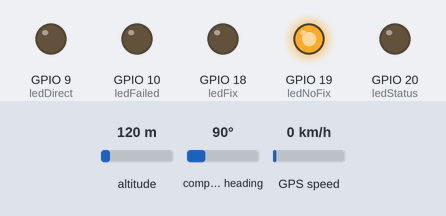
The sketch below on a simulated ESP32-S3. Shown: output pins drawn as LEDs (lit = HIGH). Inputs (shaded band) come from the test bench; at power-on: altitude 120 m, compass heading 90°, GPS speed 0 km/h. Storage starts empty; the GPS gets a fix after 3 s at 37.7749, -122.4194 with 8 satellites; what the sketch prints to the serial monitor is not drawn.

Above: at 2.0 s.
At 11.5 s:
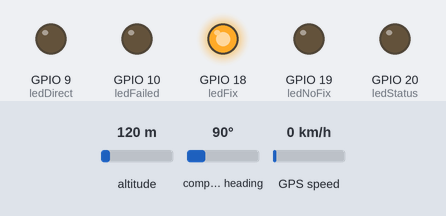
Timing chart, 0 to 24.0 s (numbered marks = the images above):
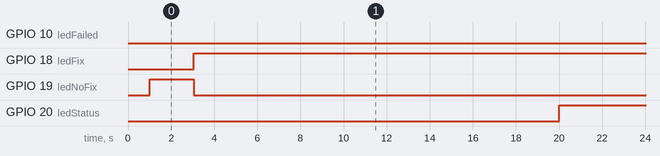

The sketch:

Mapper-SDCard.ino
```cpp
// LoRa Coverage Mapper — Sender (SD Card version)
// Arduino Nano ESP32 + Heltec V3 (Meshtastic) + GPS + SD Card
//
// Automatically sends "ping" every 20 seconds.
// Logs result + GPS coordinates to SD card as CSV.
// Only logs when GPS fix is valid.
//
// Wiring:
//   Pin 5  -> Heltec TX
//   Pin 7  -> Heltec RX
//   Pin 9  -> Green LED (Direct result)
//   Pin 10 -> Red LED (Failed result)
//   Pin 11 -> SD MOSI
//   Pin 12 -> SD MISO
//   Pin 13 -> SD SCK
//   Pin 4  -> SD CS
//   Pin 18 -> Green LED (GPS fix)
//   Pin 19 -> Red LED (no GPS fix)
//   Pin 20 -> Status LED (waiting for ACK)
//   Pin 21 -> GPS RX
//   Pin 22 -> GPS TX

#include <TinyGPSPlus.h>
#include <HardwareSerial.h>
#include <SdFat.h>
#include <SPI.h>

// GPS
TinyGPSPlus gps;
HardwareSerial GPSSerial(1);
const int RXPin = 21;
const int TXPin = 22;

// Heltec serial
HardwareSerial HeltecSerial(2);
const int HELTEC_RX = 7;
const int HELTEC_TX = 5;

// SD
SdFat sd;
SdFile logFile;
const int CS_PIN  = 4;
String filename   = "log.csv";
bool sdReady      = false;

// LEDs
const int ledFix    = 18;
const int ledNoFix  = 19;
const int ledStatus = 20;
const int ledDirect = 9;
const int ledFailed = 10;

// Timing
const unsigned long ACK_TIMEOUT   = 15000;
const unsigned long PING_INTERVAL = 20000;

// State
bool waitingForAck    = false;
unsigned long pingSentTime = 0;
unsigned long lastPingTime = 0;
bool lastFixState     = false;

void setup() {
  Serial.begin(115200);
  delay(1000);

  GPSSerial.begin(9600, SERIAL_8N1, RXPin, TXPin);
  HeltecSerial.begin(9600, SERIAL_8N1, HELTEC_RX, HELTEC_TX);

  pinMode(ledFix,    OUTPUT);
  pinMode(ledNoFix,  OUTPUT);
  pinMode(ledStatus, OUTPUT);
  pinMode(ledDirect, OUTPUT);
  pinMode(ledFailed, OUTPUT);

  digitalWrite(ledFix,    LOW);
  digitalWrite(ledNoFix,  HIGH);
  digitalWrite(ledStatus, LOW);
  digitalWrite(ledDirect, LOW);
  digitalWrite(ledFailed, LOW);

  // Initialise SD
  Serial.println("Initialising SD card...");
  if (!sd.begin(CS_PIN, SD_SCK_MHZ(4))) {
    Serial.println("SD card FAILED. Check wiring.");
    digitalWrite(ledFailed, HIGH); // solid red = SD error
    sdReady = false;
  } else {
    Serial.println("SD card OK.");
    sdReady = true;

    // Find unique filename — log.csv, log1.csv, log2.csv etc
    int i = 0;
    while (sd.exists(filename.c_str())) {
      i++;
      filename = "log" + String(i) + ".csv";
    }
    Serial.println("Logging to: " + filename);

    // Write header
    writeToSD("Result,Latitude,Longitude");
  }

  Serial.println("Ready. First ping in 20 seconds.");
}

void loop() {
  // Feed GPS
  while (GPSSerial.available() > 0) {
    gps.encode(GPSSerial.read());
  }

  updateFixLED();

  // Auto ping every 20 seconds
  unsigned long now = millis();
  if (!waitingForAck && (now - lastPingTime >= PING_INTERVAL)) {
    sendPing();
    lastPingTime = now;
  }

  // Waiting for ACK
  if (waitingForAck) {

    // Timeout = Failed
    if (millis() - pingSentTime > ACK_TIMEOUT) {
      logResult("Failed");
      digitalWrite(ledFailed, HIGH);
      digitalWrite(ledStatus, LOW);
      waitingForAck = false;
    }

    // Read Heltec serial
    if (HeltecSerial.available()) {
      String reply = HeltecSerial.readStringUntil('\n');
      reply.trim();

      if (reply.length() == 0) return;
      if (reply.indexOf("ping") >= 0) return;

      if (reply.indexOf("ACK") >= 0) {
        logResult("Direct");
        digitalWrite(ledDirect, HIGH);
        digitalWrite(ledStatus, LOW);
        waitingForAck = false;
      }
    }
  }
}

void sendPing() {
  HeltecSerial.println("ping");
  Serial.println("Ping sent.");
  waitingForAck = true;
  pingSentTime  = millis();
  digitalWrite(ledDirect, LOW);
  digitalWrite(ledFailed, LOW);
  digitalWrite(ledStatus, HIGH);
}

void logResult(const char* result) {
  // Only log if GPS has a valid fix
  if (!gps.location.isValid()) {
    Serial.println(String(result) + " — no GPS fix, skipping.");
    return;
  }

  String lat = String(gps.location.lat(), 6);
  String lon = String(gps.location.lng(), 6);
  String csv = String(result) + "," + lat + "," + lon;

  Serial.println(csv);
  writeToSD(csv);
}

void writeToSD(String data) {
  if (!sdReady) return;

  if (logFile.open(filename.c_str(), O_WRITE | O_CREAT | O_AT_END)) {
    logFile.println(data);
    logFile.close();
  } else {
    Serial.println("SD write error!");
  }
}

void updateFixLED() {
  bool hasFix = gps.location.isValid();
  if (hasFix != lastFixState) {
    digitalWrite(ledFix,   hasFix ? HIGH : LOW);
    digitalWrite(ledNoFix, hasFix ? LOW  : HIGH);
    lastFixState = hasFix;
  }
}
```

Measured:
- by itself, GPIO 10 (ledFailed): LOW → HIGH at 35.0 s, → LOW 5.0 s later, → HIGH 15.0 s later, → LOW 5.0 s later, … (10 changes in this stretch)
- by itself, GPIO 18 (ledFix): LOW → HIGH at 3.0 s
- by itself, GPIO 19 (ledNoFix): HIGH → LOW at 3.0 s
- by itself, GPIO 20 (ledStatus): alternates HIGH for 15.0 s and LOW for 5.0 s
